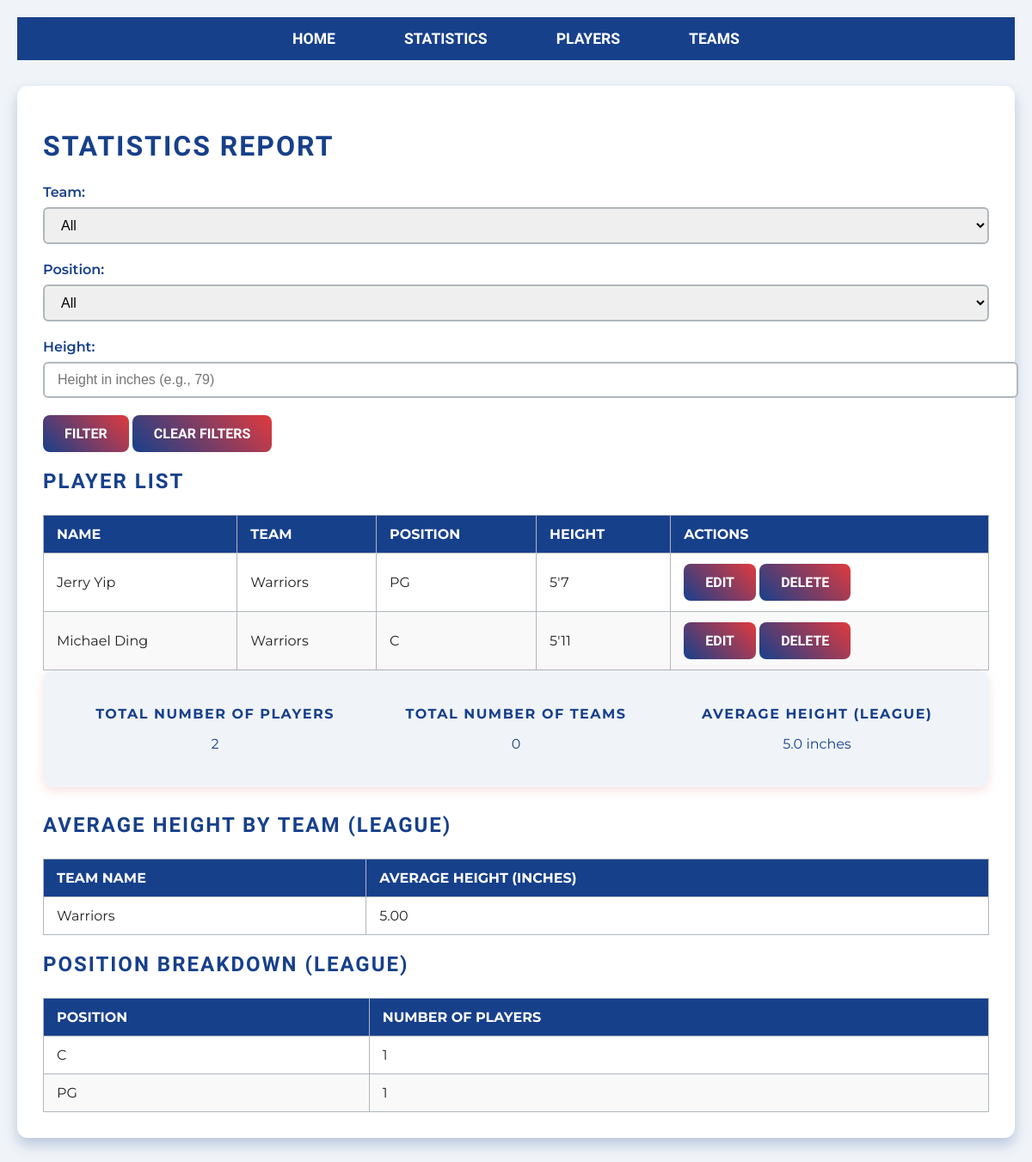
The app's page /statistics, older data.
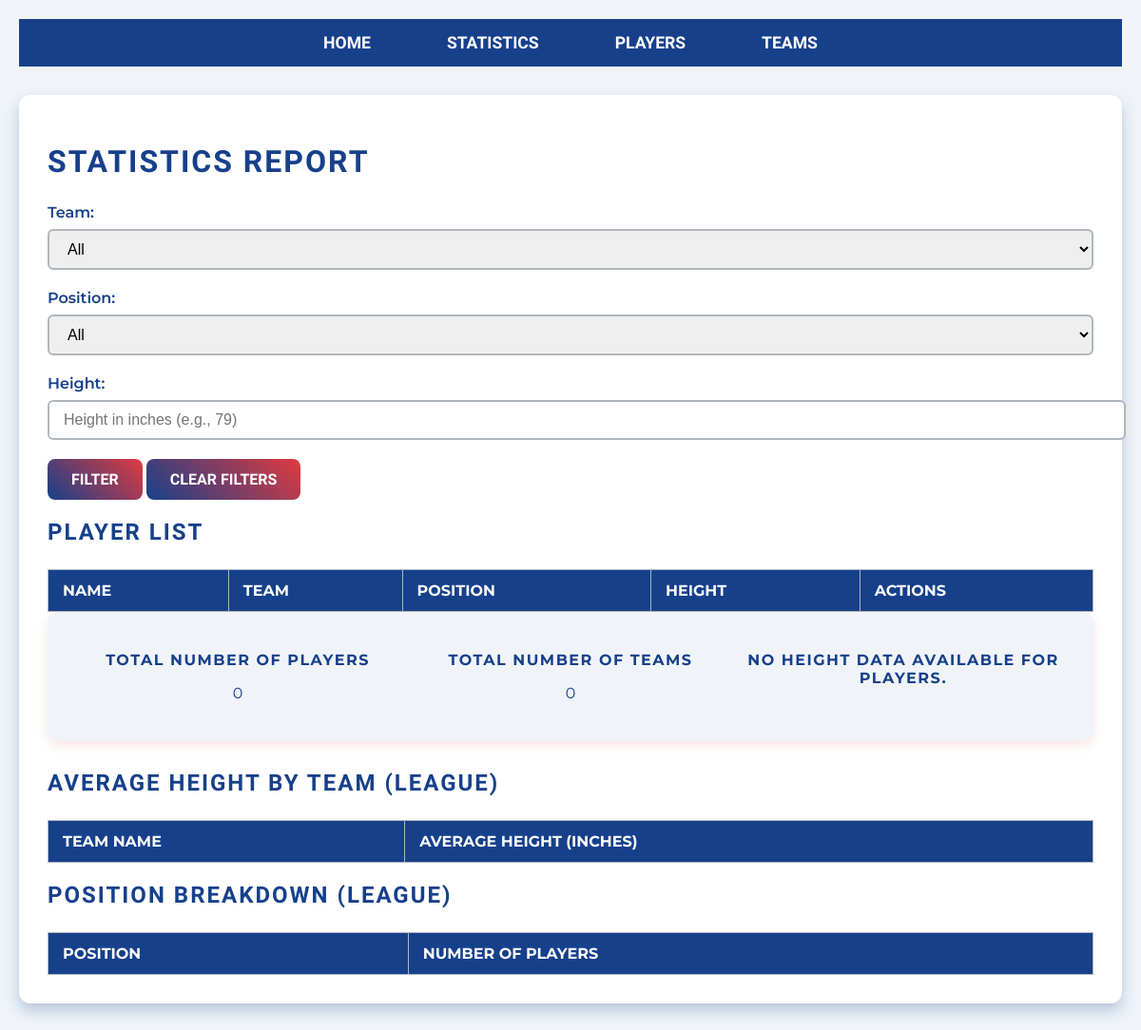
The same page, newer data.
### app.py (models this page shows)
class Player(db.Model):
    player_id = db.Column(db.Integer, primary_key=True)
    name = db.Column(db.String(100), nullable=False)
    team_name = db.Column(db.String, db.ForeignKey('team.team_name'), nullable=False, index=True)
    position = db.Column(db.String(50), index=True)
    height = db.Column(db.Float)  # Store height as float (in inches)
    __table_args__ = (
        db.Index('ix_player_team_name', 'team_name'),  # Add explicit index for team_name
        db.Index('ix_player_position', 'position')    # Add explicit index for position
    )

### app.py (the view)
@app.route('/statistics', methods=['GET'])
def statistics():
    action = request.args.get('action')
    if action == 'clear':
        team_filter = ''
        position_filter = ''
        height_filter = ''
    else:
        team_filter = request.args.get('team', '')
        position_filter = request.args.get('position', '')
        height_filter = request.args.get('height', '')
    teams = Team.query.order_by(Team.team_name).all()
    positions = db.session.query(Player.position).distinct().order_by(Player.position).all()
    positions = [pos[0] for pos in positions if pos[0]]  # Extract position values
    query = text("""
        SELECT * FROM player
        WHERE (:team_filter IS NULL OR team_name = :team_filter)
        AND (:position_filter IS NULL OR position = :position_filter)
        AND (:height_filter IS NULL OR height = :height_filter)
    """)
    result = db.session.execute(query, {
        'team_filter': team_filter if team_filter else None,
        'position_filter': position_filter if position_filter else None,
        'height_filter': float(height_filter) if height_filter else None
    })
    players = result.fetchall()
    num_players = len(players)
    num_teams = Team.query.count()
    average_height = db.session.query(db.func.avg(Player.height)).scalar()
    avg_height_query = text("""
        SELECT team_name, AVG(height) AS avg_height
        FROM player
        GROUP BY team_name
    """)
    avg_height_result = db.session.execute(avg_height_query)
    average_height_by_team = avg_height_result.fetchall()
    position_breakdown = db.session.query(
        Player.position,
        db.func.count(Player.player_id).label('num_players')
    ).group_by(Player.position).all()
    return render_template(
        'statistics.html',
        teams=teams,
        positions=positions,
        players=players,
        num_players=num_players,
        num_teams=num_teams,
        average_height=average_height,
        average_height_by_team=average_height_by_team,
        position_breakdown=position_breakdown,
        team_filter=team_filter,
        position_filter=position_filter,
        height_filter=height_filter
    )

### templates/statistics.html (shortened to what this page needs)
<!DOCTYPE html>
<html lang="en">
  <head>
    <link
      rel="stylesheet"
      href="{{ url_for('static', filename='css/styles.css') }}"
    />
  </head>
  <body>
    <header>
      <nav>
        <ul>
          <li><a href="/">Home</a></li>
          <li><a href="/statistics">Statistics</a></li>
          <li><a href="/players">Players</a></li>
          <li><a href="/teams">Teams</a></li>
        </ul>
      </nav>
    </header>
    <main>
      <h1>Statistics Report</h1>
      <form method="GET" action="{{ url_for('statistics') }}">
        <label for="team">Team:</label>
        <select name="team" id="team">
          <option value="">All</option>
        </select>
        <label for="position">Position:</label>
        <select name="position" id="position">
          <option value="">All</option>
        </select>
        <label for="height">Height:</label>
        <input type="text" id="height" name="height" value="{{ height_filter }}" placeholder="Height in inches (e.g., 79)"/>
        <button type="submit" name="action" value="filter">Filter</button>
        <button type="submit" name="action" value="clear">Clear Filters</button>
      </form>
      <h2>Player List</h2>
      <table>
        <thead>
          <tr>
            <th>Name</th>
            <th>Team</th>
            <th>Position</th>
            <th>Height</th>
            <th>Actions</th>
          </tr>
        </thead>
        <tbody>
          {% for player in players %}
            <tr>
              <td>{{ player.name }}</td>
              <td>{{ player.team_name }}</td>
              <td>{{ player.position }}</td>
              <td>{{ player.height }}</td>
              <td>
                <form action="{{ url_for('edit_player', player_id=player.player_id) }}" method="GET" style="display:inline;">
                  <button type="submit">Edit</button>
                </form>
                <form action="{{ url_for('delete_player', player_id=player.player_id) }}" method="POST" style="display:inline;">
                  <button type="submit">Delete</button>
                </form>
              </td>
            </tr>
          {% endfor %}
        </tbody>
      </table>
      <div class="statistics-summary">
        <div>
          <p>Total Number of Players</p>
          <p>{{ num_players }}</p>
        </div>
        <div>
          <p>Total Number of Teams</p>
          <p>{{ num_teams }}</p>
        </div>
        <div>
          {% if average_height %}
            <p>Average Height (League)</p>
            <p>{{ average_height | round(2) }} inches</p>
          {% else %}
            <p>No height data available for players.</p>
          {% endif %}
        </div>
      </div>
      <h2>Average Height by Team (League)</h2>
      <table>
        <thead>
          <tr>
            <th>Team Name</th>
            <th>Average Height (inches)</th>
          </tr>
        </thead>
        <tbody>
          {% for team, avg_height in average_height_by_team %}
            <tr>
              <td>{{ team }}</td>
              <td>{{ "%.2f" | format(avg_height) }}</td>
            </tr>
          {% endfor %}
        </tbody>
      </table>
      <h2>Position Breakdown (League)</h2>
      <table>
        <thead>
          <tr>
            <th>Position</th>
            <th>Number of Players</th>
          </tr>
        </thead>
        <tbody>
          {% for position, num_players in position_breakdown %}
            <tr>
              <td>{{ position }}</td>
              <td>{{ num_players }}</td>
            </tr>
          {% endfor %}
        </tbody>
      </table>
    </main>
  </body>
</html>

Row changes from the older to the newer data that the page shows:
removed Player: name "Jerry Yip", team_name "Warriors", position "PG", height "5'7"
removed Player: name "Michael Ding", team_name "Warriors", position "C", height "5'11"
Text that changed along with them:
{{ num_players }}: "2" → "0"
{{ average_height | round(2) }}: "5.0" → (not shown)
text no longer shown: "AVERAGE HEIGHT (LEAGUE) inches"
text now shown: "NO HEIGHT DATA AVAILABLE FOR PLAYERS."
list line gone: "Warriors 5.00"
list line gone: "C 1"
list line gone: "PG 1"
